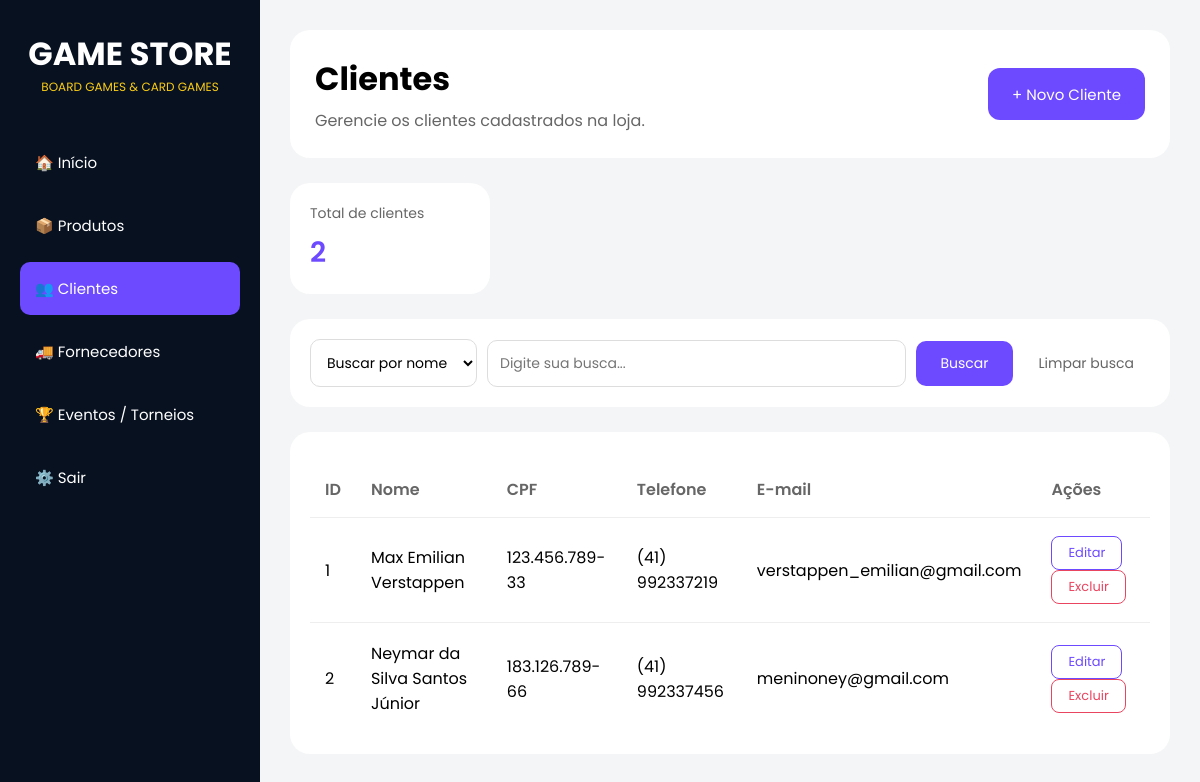
Before: /clientes with the older database file.
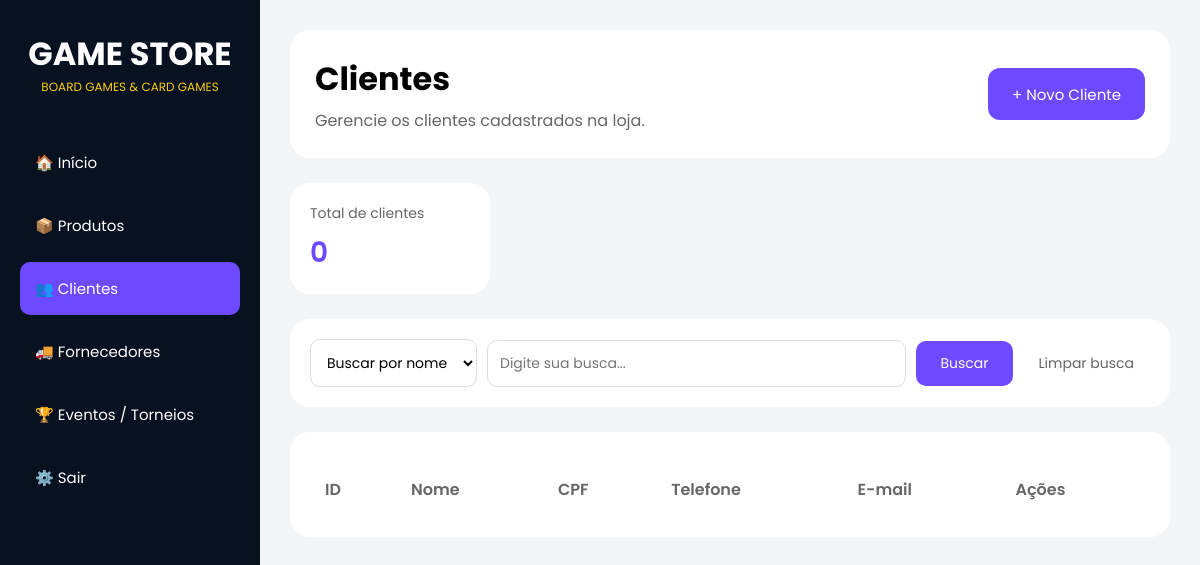
After: the same page with the newer database file.
### tables this page shows
CREATE TABLE clientes(
            id INTEGER NOT NULL PRIMARY KEY AUTOINCREMENT,
            nome TEXT NOT NULL, 
            cpf TEXT NOT NULL UNIQUE,
            telefone TEXT NOT NULL,
            email TEXT NOT NULL UNIQUE
        );

### routes.py (the view)
@app.route("/clientes")
def clientes():
    criar_tabela_clientes()
    lista = listar_clientes()
    return render_template(
        "clientes.html",
        clientes = lista,
        total_clientes = len(lista),
        modo="criar"
    )

### database.py (called while the page is built)
def conectar():
    return sqlite3.connect(CAMINHO_BANCO)

### modules/clientes.py (called while the page is built)
def criar_tabela_clientes():
    conexao = conectar()
    cursor = conexao.cursor()
    cursor.execute("""
        CREATE TABLE IF NOT EXISTS clientes(
            id INTEGER NOT NULL PRIMARY KEY AUTOINCREMENT,
            nome TEXT NOT NULL,
            cpf TEXT NOT NULL UNIQUE,
            telefone TEXT NOT NULL,
            email TEXT NOT NULL UNIQUE
        )""")
    conexao.commit() #salvar as alteracoes
    conexao.close()

def listar_clientes():
    conexao = conectar()
    cursor = conexao.cursor()
    cursor.execute("""SELECT * FROM clientes""")
    resultado = cursor.fetchall()
    conexao.close()
    return resultado

### templates/clientes.html (shortened to what this page needs)
<!DOCTYPE html>
<html lang="pt-BR">
<head>
  <link rel="stylesheet" href={{ url_for('static', filename='clientes.css' ) }} />
<body>
  <div class="sidebar">
    <div class="logo">
      <h1>GAME STORE</h1>
      <p>BOARD GAMES & CARD GAMES</p>
    </div>
    <div class="menu">
      <a href="/">🏠 Início</a>
      <a href="/produtos">📦 Produtos</a>
      <a href="/clientes" class="active">👥 Clientes</a>
      <a href="/fornecedores">🚚 Fornecedores</a>
      <a href="/eventos">🏆 Eventos / Torneios</a>
      <a href="#">⚙️ Sair</a>
    </div>
  </div>
  <div class="main">
    <div class="topo">
      <div class="titulo-subt">
        <h1>Clientes</h1>
        <p>Gerencie os clientes cadastrados na loja.</p>
      </div>
      <button class="btn-novo" onclick="mostrarFormulario()">+ Novo Cliente</button>
    </div>
    <div class="card-resumo">
      <div class="resumo-item">
        <span class="resumo-label">Total de clientes</span>
        <strong class="resumo-valor">{{ total_clientes }}</strong>
      </div>
    </div>
    <div class="card-busca">
      <form action="/clientes/buscar" method="POST">
        <select name="tipo_busca">
          <option value="nome">Buscar por nome</option>
        </select>
        <input type="text" name="termo" placeholder="Digite sua busca..." required />
        <button type="submit" class="btn-buscar">Buscar</button>
        <a href="/clientes" class="btn-limpar">Limpar busca</a>
      </form>
    </div>
    <div class="card-tabela">
      <table>
        <thead>
          <tr>
            <th>ID</th>
            <th>Nome</th>
            <th>CPF</th>
            <th>Telefone</th>
            <th>E-mail</th>
            <th>Ações</th>
          </tr>
        </thead>
        <tbody>
          {% for cliente in clientes %}
          <tr>
            <td>{{ cliente[0] }}</td>
            <td>{{ cliente[1] }}</td>
            <td>{{ cliente[2] }}</td>
            <td>{{ cliente[3] }}</td>
            <td>{{ cliente[4] }}</td>
            <td>
              <form action="/clientes/editar/{{ cliente[0] }}" method="GET" style="display:inline;">
                <button type="submit" class="btn-editar">Editar</button>
              </form>
              <form action="/clientes/excluir/{{ cliente[0] }}" method="POST" style="display:inline;">
                <button type="submit" class="btn-excluir">Excluir</button>
              </form>
            </td>
          </tr>
          {% endfor %}
        </tbody>
      </table>
    </div>
  </div>
</body>
</html>

### static/clientes.css (style rules this page uses)
* { margin: 0; padding: 0; box-sizing: border-box; font-family: "Poppins", sans-serif; }
body { background: #f4f5f7; display: flex; }
.sidebar { width: 260px; height: 100vh; background: #081120; color: white; padding: 30px 20px; position: fixed; }
.logo { text-align: center; margin-bottom: 40px; }
.logo h1 { font-size: 32px; }
.logo p { color: #facc15; font-size: 12px; }
.menu { display: flex; flex-direction: column; gap: 10px; }
.menu a { text-decoration: none; color: white; padding: 15px; border-radius: 10px; transition: 0.3s; font-size: 15px; }
.menu a.active { background: #6d4aff; }
.main { margin-left: 260px; width: calc(100% - 260px); padding: 30px; }
.topo { display: flex; align-items: center; gap: 20px; background: white; padding: 25px; border-radius: 20px; margin-bottom: 25px; }
.titulo-subt { flex: 1; }
.titulo-subt h1 { margin-bottom: 5px; }
.titulo-subt p { color: #666; }
.btn-novo { height: 52px; padding: 0 24px; border: none; border-radius: 12px; font-size: 15px; cursor: pointer; transition: 0.3s; background: #6d4aff; color: white; }
.card-resumo { display: flex; gap: 16px; margin-bottom: 25px; }
.resumo-item { background: white; border-radius: 20px; padding: 20px; min-width: 200px; }
.resumo-label { font-size: 14px; color: #666; display: block; margin-bottom: 8px; }
.resumo-valor { font-size: 28px; color: #6d4aff; font-weight: 600; }
.card-tabela { background: white; border-radius: 20px; padding: 20px; }
table { width: 100%; border-collapse: collapse; margin-top: 10px; }
th { text-align: left; color: #666; font-weight: 600; padding: 15px; }
.card-busca { background: white; border-radius: 20px; padding: 20px; margin-bottom: 25px; }
.card-busca form { display: flex; gap: 10px; align-items: center; }
.card-busca select { padding: 12px; border: 1px solid #ddd; border-radius: 10px; font-size: 14px; font-family: "Poppins", sans-serif; background: white; cursor: pointer; }
.card-busca input { flex: 1; padding: 12px; border: 1px solid #ddd; border-radius: 10px; font-size: 14px; font-family: "Poppins", sans-serif; }
.btn-buscar { border: none; background: #6d4aff; color: white; padding: 12px 24px; border-radius: 10px; font-size: 14px; cursor: pointer; font-family: "Poppins", sans-serif; transition: 0.3s; }
.btn-limpar { text-decoration: none; color: #666; font-size: 14px; padding: 12px 16px; border-radius: 10px; transition: 0.3s; }

Changed rows visible on the page:
removed clientes: id "1", nome "Max Emilian Verstappen", cpf "123.456.789-33", telefone "(41) 992337219", email "verstappen_emilian@gmail.com"
removed clientes: id "2", nome "Neymar da Silva Santos Júnior", cpf "183.126.789-66", telefone "(41) 992337456", email "meninoney@gmail.com"
Other visible differences:
{{ total_clientes }}: "2" → "0"
